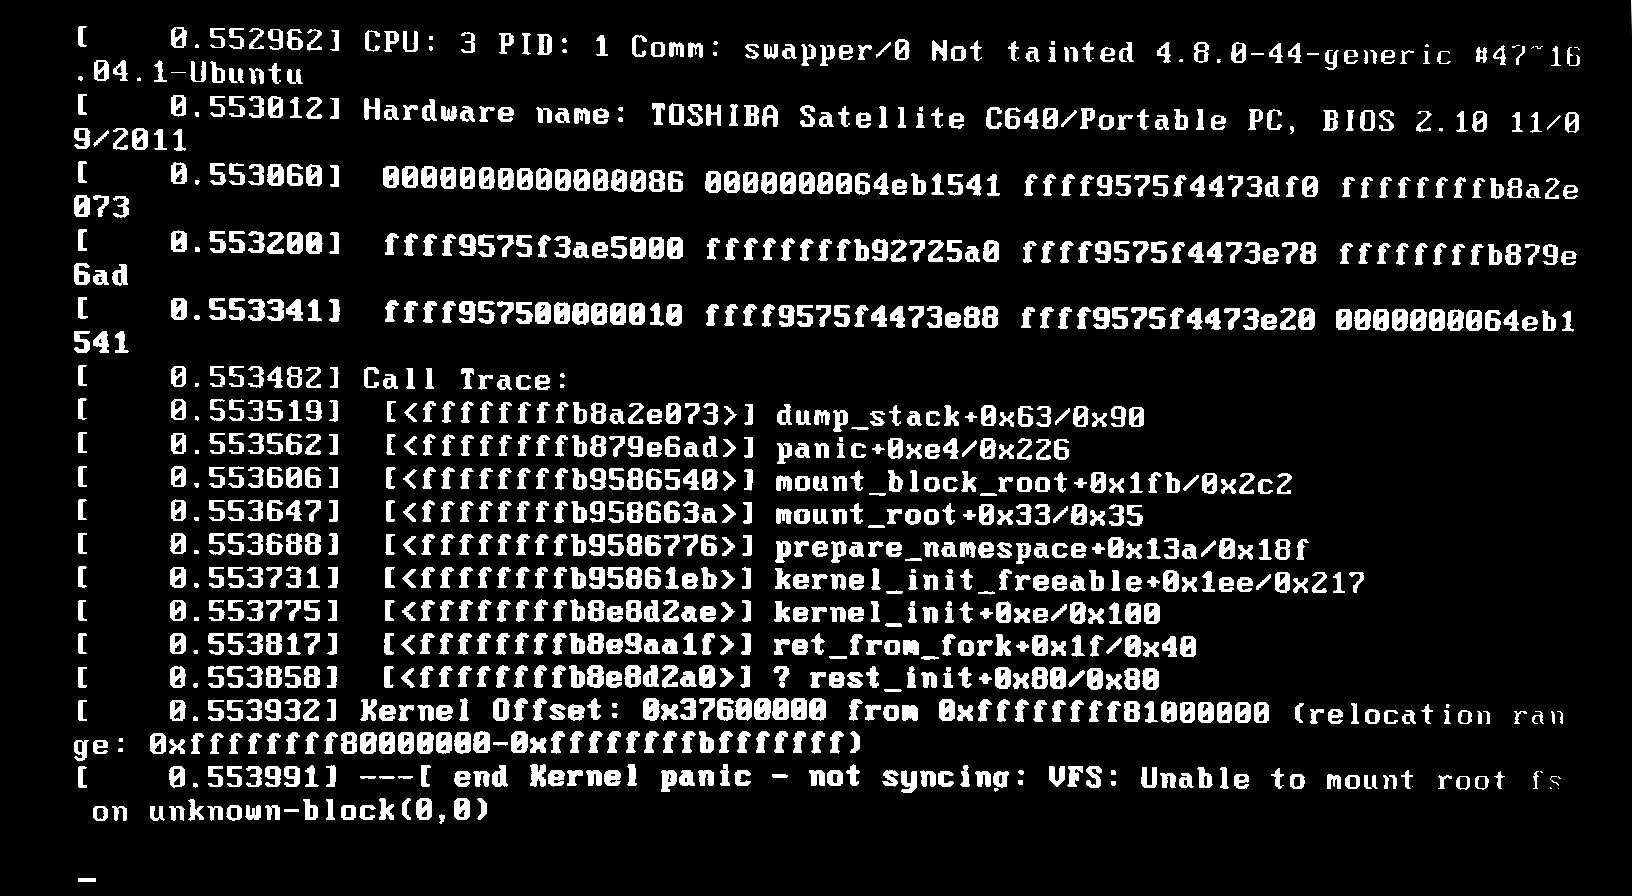

A level layout from a 2D game, rendered from its tile map. Below: a short description, then the map file with tile-grid data replaced by summaries:
An orthogonal 51x28 tile map with 32x32 px tiles, 2 tile layers (start, base), 2 tilesets.

<map version="1.4" tiledversion="1.4.3" orientation="orthogonal" renderorder="right-down" width="51" height="28" tilewidth="32" tileheight="32" infinite="0" nextlayerid="5" nextobjectid="1">
 <tileset firstgid="1" source="tilesets/panic.tsx" />
 <tileset firstgid="1429" source="tilesets/floors.tsx" />
 <layer id="1" name="start" width="51" height="28">
  <data>[1428 cells, 14 non-empty, 1 distinct tile ids]</data>
 </layer>
 <layer id="3" name="base" width="51" height="28">
  <data>[1428 cells, 1428 non-empty, 1428 distinct tile ids]</data>
 </layer>
 <objectgroup id="2" name="floorLayer" />
</map>
